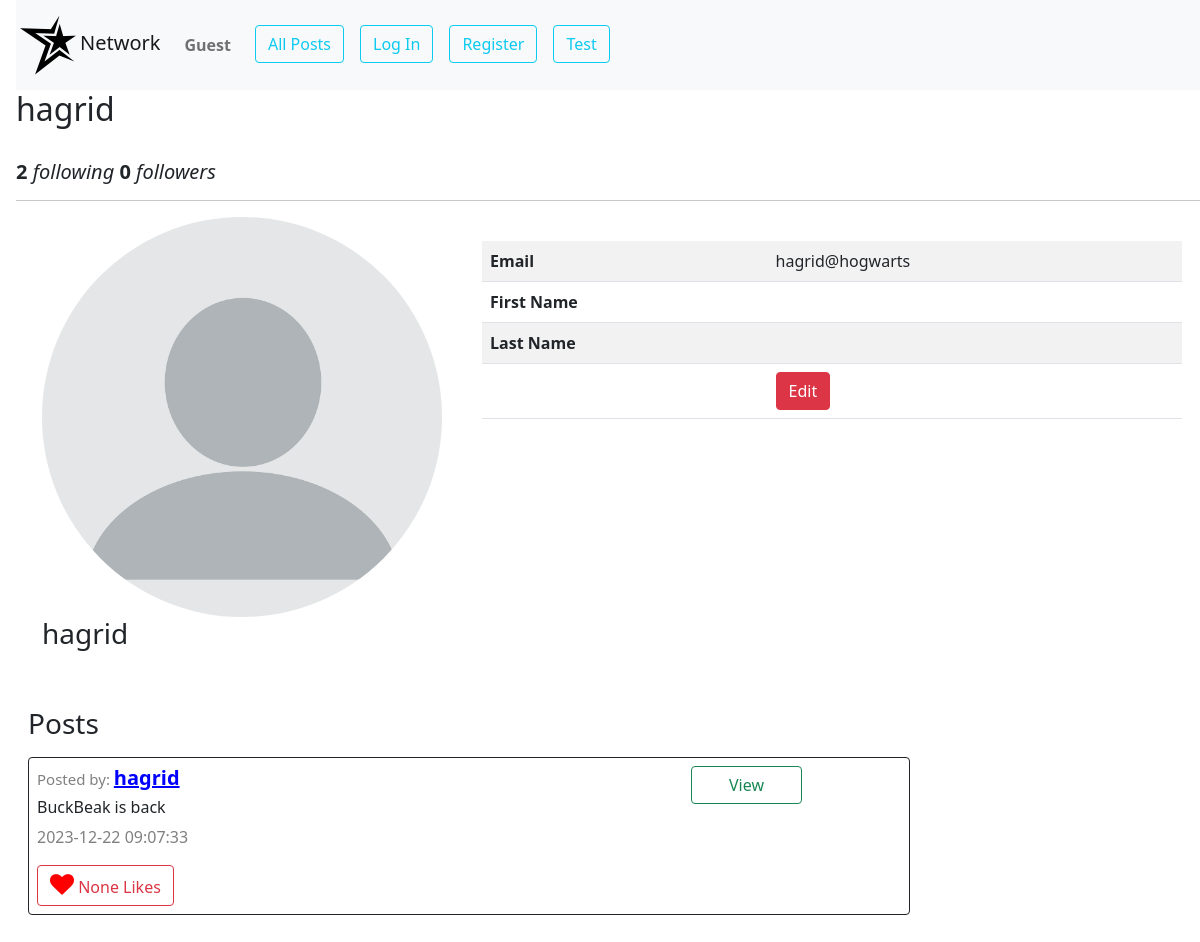
The app's page /profile/3, older data.
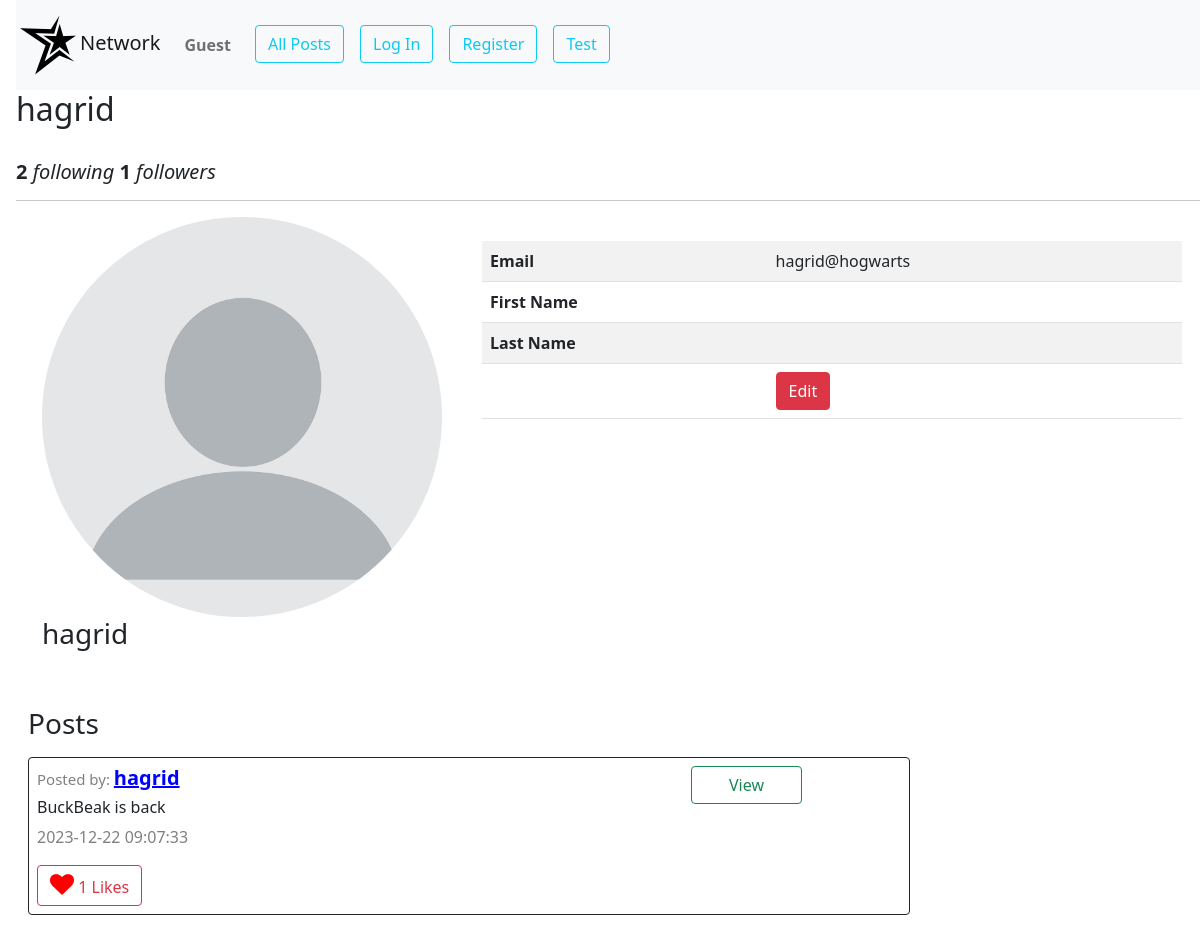
The same page, newer data.
### app.py (models this page shows, shortened)
class Posts(db.Model):
    __tablename__ = "posts"
    id = db.Column(db.Integer, primary_key=True)
    content = db.Column(db.String(150), nullable=False)
    created_at = db.Column(db.DateTime(timezone=True), server_default=db.func.current_timestamp())
    person_id = db.Column(db.Integer, db.ForeignKey('users.id'),nullable=False)
    likes=db.Column(db.Integer,default=0)

class Users(db.Model):
    __tablename__ = "users"
    id = db.Column(db.Integer, primary_key=True)
    username = db.Column(db.String(80), unique=True, nullable=False)
    hash = db.Column(db.String(200),nullable=False)
    email = db.Column(db.String(120), unique=True, nullable=False)
    first_name=db.Column(db.String(80), nullable=True)
    last_name=db.Column(db.String(80), nullable=True)
    profile_pic_addr=db.Column(db.String(200), nullable=True)
    user_posts=db.relationship('Posts',backref='owner',lazy='dynamic')
    user_comments=db.relationship('Comments',backref='commented_user',lazy='dynamic')
    followers = db.relationship('Users',
                                secondary = follow,
                                primaryjoin = (follow.c.following_id == id),
                                secondaryjoin = (follow.c.follower_id == id),
                                backref = 'following'
                                )

### app.py (the view, shortened to what this page needs)
@app.route("/profile/<int:id>", methods=["GET", "POST"])
def profile(id):
    current_user_id=session.get("user_id")
    user=Users.query.filter_by(id=id).first()
    if current_user_id==id:
        current_user=Users.query.filter_by(id=id).first()
        profile=current_user
    elif current_user_id ==None:
        profile=Users.query.filter_by(id=id).first()
        current_user=None
    else:
        profile=Users.query.filter_by(id=id).first()
        current_user=Users.query.filter_by(id=current_user_id).first()
    posts=Posts.query.filter_by(person_id=profile.id).order_by(Posts.created_at.desc()).all()
    is_user=current_user_id==profile.id
    is_following=False
    if not is_user and not current_user_id==None:
        is_following=profile in current_user.following
    user_id=session.get("user_id")
    if user_id:
        current_user=Users.query.filter_by(id=user_id).first()
    else:
        current_user=None
    return render_template("profile.html",profile=profile,posts=posts,is_user=is_user,
                           is_following=is_following,current_user=current_user)

### app.py (called while the page is built)
@app.after_request
def after_request(response):
    response.headers["Cache-Control"] = "no-cache, no-store, must-revalidate"
    response.headers["Expires"] = 0
    response.headers["Pragma"] = "no-cache"
    return response

### templates/profile.html (shortened to what this page needs)
{% extends "layout.html" %}
{% block body %}
<div id="profile_div">
    <div>
        <h2 class="ms-3">{{profile.username}}</h2>
        <h5 class="ms-3"></br><strong>{{profile.following|count}}</strong> <i>following </i>         <strong>{{profile.followers|count}}</strong> <i>followers</i><hr></h5>
    </div >
	<div id="prof_container" class="container">
		<div class="row">
				<div style="width: 400px" class="col">
					<img
						style="border-radius: 50%; width: 400px; height: 400px"
						{% if profile.profile_pic_addr %}
						src="{{profile.profile_pic_addr}}"
						{%else%}
						src="/static/blank.png"
						{%endif%}
						alt="" />
					{% if profile.first_name and profile.last_name%}
					<h3>{{profile.first_name}} {{profile.last_name}}</h3>
					{%elif profile.first_name %}
					<h3>{{profile.first_name}}</h3>
					{%elif profile.last_name %}
					<h3>{{profile.last_name}}</h3>
					{%else%}
					<h3>{{profile.username}}</h3>
					{%endif%}
				</div>
			<div style="width:700px;" class="col ms-4 pt-4">
                <table style="width:700px;" class="table table-striped" id="details_display">
                    <tr>
                        <th>Email</th>
                        <td>{{profile.email|default('', true) }}</td>
                    </tr>
                    <tr>
                        <th>First Name</th>
                        <td>{{profile.first_name|default('', true) }}</td>
                    </tr>
                    <tr>
                        <th>Last Name</th>
                        <td>{{profile.last_name|default('', true) }}</td>
                    </tr>
                    <tr>
                        <td></td>
                        <td><button class="btn btn-danger" id="profile_edit_btn">Edit</button></td>
                    </tr>
                </table>
              </div>
            </div>
		</div>
	</div>
    <div class="container-fluid py-5 ">
        <h3 class="ms-3">Posts</h3>
        {% for item in posts%}
        <div id="display_div_{{item.id}}" class="border border-dark m-3 p-2 rounded w-75">
			<div class="row">
				<div class="col-9">
					<h5>
						<span style="color: grey; font-size: 15px">Posted by: </span
						><a
							style="font-weight: bold; color: blue"
							href="/profile/{{item.owner.id}}"
							>{{item.owner.username}}</a
						>
					</h5>
					<div id="index_content_div_{{item.id}}"><h6  class="mt-2">{{item.content}}</h6></div>
					<p><span style="color: grey">{{item.created_at}}</span></p>
					<button class="btn btn-outline-danger">
						<i style="font-size: 24px; color: red" class="fa">&#xf004;</i>
						{{item.likes}} Likes
					</button>
				</div>
				<div class="col-2 ">
					<div class="row">
						<button data-post_id="{{item.id}}" id="index_view_btn_{{item.id}}" class="btn btn-outline-success mb-1 w-75 view_btn">View</button>
					</div>
				</div>
			</div>
		</div>
        {%endfor%}
    </div>
</div>
{% endblock %}

Row changes from the older to the newer data that the page shows:
changed Posts "BuckBeak is back": likes "None" → "1"
Text that changed along with them:
{{ profile.followers|count }}: "0" → "1"
